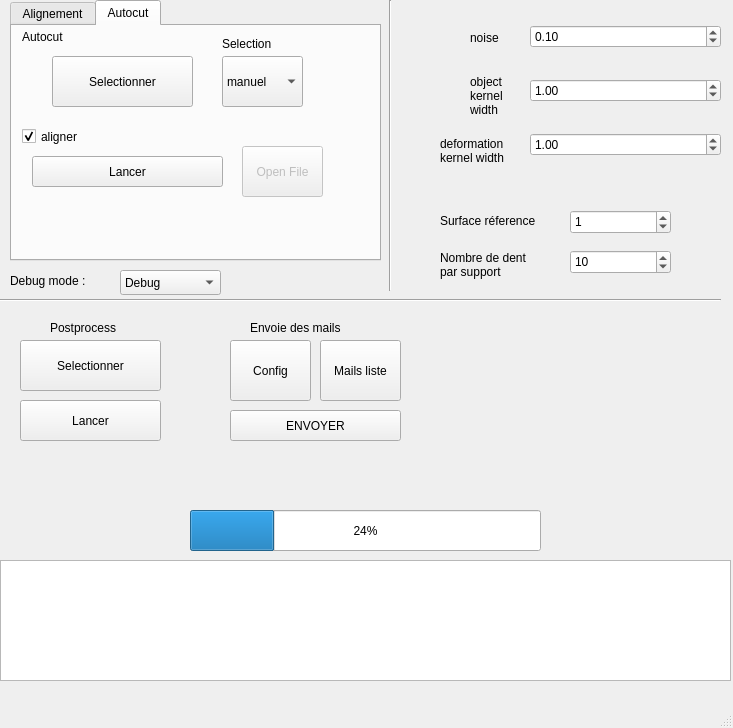
<?xml version="1.0" encoding="UTF-8"?>
<ui version="4.0">
 <class>MainWindow</class>
 <widget class="QMainWindow" name="MainWindow">
  <property name="geometry">
   <rect>
    <x>0</x>
    <y>0</y>
    <width>733</width>
    <height>728</height>
   </rect>
  </property>
  <property name="windowTitle">
   <string>Notation Dent</string>
  </property>
  <property name="windowIcon">
   <iconset>
    <normaloff>../../../../../../Téléchargements/tooth2.png</normaloff>../../../../../../Téléchargements/tooth2.png</iconset>
  </property>
  <property name="autoFillBackground">
   <bool>false</bool>
  </property>
  <widget class="QWidget" name="centralwidget">
   <widget class="QWidget" name="verticalLayoutWidget">
    <property name="geometry">
     <rect>
      <x>530</x>
      <y>0</y>
      <width>191</width>
      <height>181</height>
     </rect>
    </property>
    <layout class="QVBoxLayout" name="verticalLayout">
     <item>
      <widget class="QDoubleSpinBox" name="noise">
       <property name="singleStep">
        <double>0.010000000000000</double>
       </property>
       <property name="value">
        <double>0.100000000000000</double>
       </property>
      </widget>
     </item>
     <item>
      <widget class="QDoubleSpinBox" name="objectkernel">
       <property name="singleStep">
        <double>0.100000000000000</double>
       </property>
       <property name="value">
        <double>1.000000000000000</double>
       </property>
      </widget>
     </item>
     <item>
      <widget class="QDoubleSpinBox" name="deformkernel">
       <property name="singleStep">
        <double>0.100000000000000</double>
       </property>
       <property name="value">
        <double>1.000000000000000</double>
       </property>
      </widget>
     </item>
    </layout>
   </widget>
   <widget class="QLabel" name="label">
    <property name="geometry">
     <rect>
      <x>470</x>
      <y>30</y>
      <width>41</width>
      <height>16</height>
     </rect>
    </property>
    <property name="text">
     <string>noise</string>
    </property>
   </widget>
   <widget class="QLabel" name="label_2">
    <property name="geometry">
     <rect>
      <x>470</x>
      <y>70</y>
      <width>51</width>
      <height>51</height>
     </rect>
    </property>
    <property name="text">
     <string>object kernel width</string>
    </property>
    <property name="wordWrap">
     <bool>true</bool>
    </property>
   </widget>
   <widget class="QLabel" name="label_3">
    <property name="geometry">
     <rect>
      <x>440</x>
      <y>120</y>
      <width>91</width>
      <height>61</height>
     </rect>
    </property>
    <property name="text">
     <string>deformation kernel width</string>
    </property>
    <property name="wordWrap">
     <bool>true</bool>
    </property>
   </widget>
   <widget class="Line" name="line">
    <property name="geometry">
     <rect>
      <x>0</x>
      <y>290</y>
      <width>721</width>
      <height>20</height>
     </rect>
    </property>
    <property name="orientation">
     <enum>Qt::Horizontal</enum>
    </property>
   </widget>
   <widget class="Line" name="line_2">
    <property name="geometry">
     <rect>
      <x>380</x>
      <y>0</y>
      <width>20</width>
      <height>291</height>
     </rect>
    </property>
    <property name="orientation">
     <enum>Qt::Vertical</enum>
    </property>
   </widget>
   <widget class="QLabel" name="label_5">
    <property name="geometry">
     <rect>
      <x>440</x>
      <y>210</y>
      <width>131</width>
      <height>21</height>
     </rect>
    </property>
    <property name="text">
     <string>Surface réference</string>
    </property>
   </widget>
   <widget class="QProgressBar" name="progressBar">
    <property name="geometry">
     <rect>
      <x>190</x>
      <y>510</y>
      <width>351</width>
      <height>41</height>
     </rect>
    </property>
    <property name="value">
     <number>24</number>
    </property>
   </widget>
   <widget class="QLabel" name="label_6">
    <property name="geometry">
     <rect>
      <x>50</x>
      <y>320</y>
      <width>81</width>
      <height>16</height>
     </rect>
    </property>
    <property name="text">
     <string>Postprocess</string>
    </property>
   </widget>
   <widget class="QPushButton" name="resSelect">
    <property name="geometry">
     <rect>
      <x>20</x>
      <y>340</y>
      <width>141</width>
      <height>51</height>
     </rect>
    </property>
    <property name="text">
     <string>Selectionner</string>
    </property>
   </widget>
   <widget class="QPushButton" name="start2">
    <property name="geometry">
     <rect>
      <x>20</x>
      <y>400</y>
      <width>141</width>
      <height>41</height>
     </rect>
    </property>
    <property name="text">
     <string>Lancer</string>
    </property>
   </widget>
   <widget class="QListWidget" name="listWidget">
    <property name="geometry">
     <rect>
      <x>0</x>
      <y>560</y>
      <width>731</width>
      <height>121</height>
     </rect>
    </property>
   </widget>
   <widget class="QSpinBox" name="refsurfselect">
    <property name="geometry">
     <rect>
      <x>570</x>
      <y>210</y>
      <width>101</width>
      <height>24</height>
     </rect>
    </property>
    <property name="value">
     <number>1</number>
    </property>
   </widget>
   <widget class="QLabel" name="zipacces">
    <property name="geometry">
     <rect>
      <x>0</x>
      <y>480</y>
      <width>731</width>
      <height>31</height>
     </rect>
    </property>
    <property name="text">
     <string/>
    </property>
   </widget>
   <widget class="QTabWidget" name="tabWidget">
    <property name="geometry">
     <rect>
      <x>10</x>
      <y>0</y>
      <width>371</width>
      <height>261</height>
     </rect>
    </property>
    <property name="currentIndex">
     <number>1</number>
    </property>
    <widget class="QWidget" name="aligtab">
     <attribute name="title">
      <string>Alignement</string>
     </attribute>
     <widget class="QLabel" name="label_4">
      <property name="geometry">
       <rect>
        <x>10</x>
        <y>0</y>
        <width>151</width>
        <height>21</height>
       </rect>
      </property>
      <property name="text">
       <string>Alignement</string>
      </property>
     </widget>
     <widget class="QPushButton" name="alignementselec">
      <property name="geometry">
       <rect>
        <x>10</x>
        <y>20</y>
        <width>141</width>
        <height>51</height>
       </rect>
      </property>
      <property name="text">
       <string>Selectionner</string>
      </property>
     </widget>
     <widget class="QComboBox" name="selectiontype">
      <property name="geometry">
       <rect>
        <x>180</x>
        <y>30</y>
        <width>81</width>
        <height>41</height>
       </rect>
      </property>
      <item>
       <property name="text">
        <string>manuel</string>
       </property>
      </item>
      <item>
       <property name="text">
        <string>auto</string>
       </property>
      </item>
     </widget>
     <widget class="QLabel" name="label_7">
      <property name="geometry">
       <rect>
        <x>180</x>
        <y>10</y>
        <width>71</width>
        <height>16</height>
       </rect>
      </property>
      <property name="text">
       <string>Selection</string>
      </property>
     </widget>
     <widget class="QComboBox" name="decouptype">
      <property name="geometry">
       <rect>
        <x>270</x>
        <y>30</y>
        <width>81</width>
        <height>41</height>
       </rect>
      </property>
      <item>
       <property name="text">
        <string>manuel</string>
       </property>
      </item>
     </widget>
     <widget class="QLabel" name="label_8">
      <property name="geometry">
       <rect>
        <x>270</x>
        <y>10</y>
        <width>81</width>
        <height>16</height>
       </rect>
      </property>
      <property name="text">
       <string>Decoupage</string>
      </property>
     </widget>
     <widget class="QCheckBox" name="clearbox">
      <property name="geometry">
       <rect>
        <x>20</x>
        <y>80</y>
        <width>101</width>
        <height>31</height>
       </rect>
      </property>
      <property name="text">
       <string>clear</string>
      </property>
      <property name="checkable">
       <bool>true</bool>
      </property>
      <property name="checked">
       <bool>true</bool>
      </property>
     </widget>
     <widget class="QCheckBox" name="writeply">
      <property name="geometry">
       <rect>
        <x>20</x>
        <y>110</y>
        <width>111</width>
        <height>41</height>
       </rect>
      </property>
      <property name="text">
       <string>ecrire les .ply</string>
      </property>
      <property name="checkable">
       <bool>false</bool>
      </property>
      <property name="checked">
       <bool>false</bool>
      </property>
     </widget>
     <widget class="QPushButton" name="start1">
      <property name="geometry">
       <rect>
        <x>10</x>
        <y>150</y>
        <width>241</width>
        <height>71</height>
       </rect>
      </property>
      <property name="text">
       <string>Lancer</string>
      </property>
     </widget>
     <widget class="QPushButton" name="openzipdir">
      <property name="enabled">
       <bool>false</bool>
      </property>
      <property name="geometry">
       <rect>
        <x>270</x>
        <y>150</y>
        <width>81</width>
        <height>71</height>
       </rect>
      </property>
      <property name="text">
       <string>Open File</string>
      </property>
      <property name="flat">
       <bool>false</bool>
      </property>
     </widget>
    </widget>
    <widget class="QWidget" name="cuttab">
     <attribute name="title">
      <string>Autocut</string>
     </attribute>
     <widget class="QLabel" name="label_9">
      <property name="geometry">
       <rect>
        <x>10</x>
        <y>0</y>
        <width>151</width>
        <height>21</height>
       </rect>
      </property>
      <property name="text">
       <string>Autocut</string>
      </property>
     </widget>
     <widget class="QLabel" name="label_10">
      <property name="geometry">
       <rect>
        <x>210</x>
        <y>10</y>
        <width>71</width>
        <height>16</height>
       </rect>
      </property>
      <property name="text">
       <string>Selection</string>
      </property>
     </widget>
     <widget class="QPushButton" name="autocutselect">
      <property name="geometry">
       <rect>
        <x>40</x>
        <y>30</y>
        <width>141</width>
        <height>51</height>
       </rect>
      </property>
      <property name="text">
       <string>Selectionner</string>
      </property>
     </widget>
     <widget class="QComboBox" name="selectiontype2">
      <property name="geometry">
       <rect>
        <x>210</x>
        <y>30</y>
        <width>81</width>
        <height>51</height>
       </rect>
      </property>
      <item>
       <property name="text">
        <string>manuel</string>
       </property>
      </item>
      <item>
       <property name="text">
        <string>auto</string>
       </property>
      </item>
     </widget>
     <widget class="QPushButton" name="startautocut">
      <property name="geometry">
       <rect>
        <x>20</x>
        <y>130</y>
        <width>191</width>
        <height>31</height>
       </rect>
      </property>
      <property name="text">
       <string>Lancer</string>
      </property>
     </widget>
     <widget class="QPushButton" name="opencutdir">
      <property name="enabled">
       <bool>false</bool>
      </property>
      <property name="geometry">
       <rect>
        <x>230</x>
        <y>120</y>
        <width>81</width>
        <height>51</height>
       </rect>
      </property>
      <property name="text">
       <string>Open File</string>
      </property>
      <property name="flat">
       <bool>false</bool>
      </property>
     </widget>
     <widget class="QCheckBox" name="thenalign">
      <property name="geometry">
       <rect>
        <x>10</x>
        <y>100</y>
        <width>91</width>
        <height>21</height>
       </rect>
      </property>
      <property name="text">
       <string>aligner</string>
      </property>
      <property name="checkable">
       <bool>true</bool>
      </property>
      <property name="checked">
       <bool>true</bool>
      </property>
     </widget>
    </widget>
   </widget>
   <widget class="QSpinBox" name="supteethN">
    <property name="geometry">
     <rect>
      <x>570</x>
      <y>250</y>
      <width>101</width>
      <height>24</height>
     </rect>
    </property>
    <property name="value">
     <number>10</number>
    </property>
   </widget>
   <widget class="QLabel" name="label_11">
    <property name="geometry">
     <rect>
      <x>440</x>
      <y>240</y>
      <width>111</width>
      <height>51</height>
     </rect>
    </property>
    <property name="sizePolicy">
     <sizepolicy hsizetype="Preferred" vsizetype="Preferred">
      <horstretch>0</horstretch>
      <verstretch>0</verstretch>
     </sizepolicy>
    </property>
    <property name="text">
     <string>&lt;html&gt;&lt;head/&gt;&lt;body&gt;&lt;p&gt;Nombre de dent &lt;br/&gt;par support&lt;/p&gt;&lt;/body&gt;&lt;/html&gt;</string>
    </property>
    <property name="textFormat">
     <enum>Qt::AutoText</enum>
    </property>
    <property name="scaledContents">
     <bool>false</bool>
    </property>
   </widget>
   <widget class="QPushButton" name="pushButton">
    <property name="geometry">
     <rect>
      <x>230</x>
      <y>340</y>
      <width>81</width>
      <height>61</height>
     </rect>
    </property>
    <property name="text">
     <string>Config</string>
    </property>
   </widget>
   <widget class="QPushButton" name="pushButton_2">
    <property name="geometry">
     <rect>
      <x>320</x>
      <y>340</y>
      <width>81</width>
      <height>61</height>
     </rect>
    </property>
    <property name="text">
     <string>Mails liste</string>
    </property>
   </widget>
   <widget class="QLabel" name="label_12">
    <property name="geometry">
     <rect>
      <x>250</x>
      <y>320</y>
      <width>131</width>
      <height>16</height>
     </rect>
    </property>
    <property name="text">
     <string>Envoie des mails</string>
    </property>
   </widget>
   <widget class="QPushButton" name="pushButton_3">
    <property name="geometry">
     <rect>
      <x>230</x>
      <y>410</y>
      <width>171</width>
      <height>31</height>
     </rect>
    </property>
    <property name="text">
     <string>ENVOYER</string>
    </property>
   </widget>
   <widget class="QComboBox" name="comboBox">
    <property name="geometry">
     <rect>
      <x>120</x>
      <y>270</y>
      <width>101</width>
      <height>25</height>
     </rect>
    </property>
    <item>
     <property name="text">
      <string>Debug</string>
     </property>
    </item>
    <item>
     <property name="text">
      <string>Full debug</string>
     </property>
    </item>
    <item>
     <property name="text">
      <string>Aucun</string>
     </property>
    </item>
    <item>
     <property name="text">
      <string/>
     </property>
    </item>
   </widget>
   <widget class="QLabel" name="label_13">
    <property name="geometry">
     <rect>
      <x>10</x>
      <y>270</y>
      <width>111</width>
      <height>21</height>
     </rect>
    </property>
    <property name="text">
     <string>Debug mode :</string>
    </property>
   </widget>
  </widget>
  <widget class="QMenuBar" name="menubar">
   <property name="geometry">
    <rect>
     <x>0</x>
     <y>0</y>
     <width>733</width>
     <height>22</height>
    </rect>
   </property>
  </widget>
  <widget class="QStatusBar" name="statusbar"/>
 </widget>
 <resources/>
 <connections/>
</ui>
